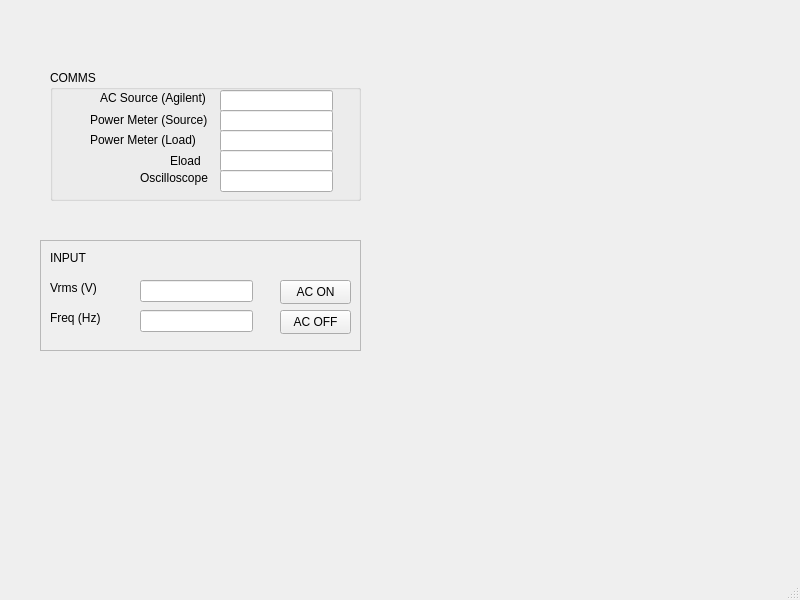
<?xml version="1.0" encoding="UTF-8"?>
<ui version="4.0">
 <class>MainWindow</class>
 <widget class="QMainWindow" name="MainWindow">
  <property name="geometry">
   <rect>
    <x>0</x>
    <y>0</y>
    <width>800</width>
    <height>600</height>
   </rect>
  </property>
  <property name="windowTitle">
   <string>MainWindow</string>
  </property>
  <widget class="QWidget" name="centralwidget">
   <widget class="QFrame" name="frame">
    <property name="geometry">
     <rect>
      <x>40</x>
      <y>240</y>
      <width>321</width>
      <height>111</height>
     </rect>
    </property>
    <property name="frameShape">
     <enum>QFrame::StyledPanel</enum>
    </property>
    <property name="frameShadow">
     <enum>QFrame::Raised</enum>
    </property>
    <widget class="QLabel" name="label">
     <property name="geometry">
      <rect>
       <x>10</x>
       <y>10</y>
       <width>55</width>
       <height>16</height>
      </rect>
     </property>
     <property name="text">
      <string>INPUT</string>
     </property>
    </widget>
    <widget class="QLineEdit" name="lineEdit">
     <property name="geometry">
      <rect>
       <x>100</x>
       <y>40</y>
       <width>113</width>
       <height>22</height>
      </rect>
     </property>
    </widget>
    <widget class="QLabel" name="label_2">
     <property name="geometry">
      <rect>
       <x>10</x>
       <y>40</y>
       <width>55</width>
       <height>16</height>
      </rect>
     </property>
     <property name="text">
      <string>Vrms (V)</string>
     </property>
    </widget>
    <widget class="QLabel" name="label_3">
     <property name="geometry">
      <rect>
       <x>10</x>
       <y>70</y>
       <width>55</width>
       <height>16</height>
      </rect>
     </property>
     <property name="text">
      <string>Freq (Hz)</string>
     </property>
    </widget>
    <widget class="QLineEdit" name="lineEdit_2">
     <property name="geometry">
      <rect>
       <x>100</x>
       <y>70</y>
       <width>113</width>
       <height>22</height>
      </rect>
     </property>
    </widget>
    <widget class="QPushButton" name="pushButton">
     <property name="geometry">
      <rect>
       <x>240</x>
       <y>40</y>
       <width>71</width>
       <height>24</height>
      </rect>
     </property>
     <property name="text">
      <string>AC ON</string>
     </property>
    </widget>
    <widget class="QPushButton" name="pushButton_2">
     <property name="geometry">
      <rect>
       <x>240</x>
       <y>70</y>
       <width>71</width>
       <height>24</height>
      </rect>
     </property>
     <property name="text">
      <string>AC OFF</string>
     </property>
    </widget>
   </widget>
   <widget class="QGroupBox" name="groupBox">
    <property name="geometry">
     <rect>
      <x>50</x>
      <y>70</y>
      <width>311</width>
      <height>131</height>
     </rect>
    </property>
    <property name="title">
     <string>COMMS</string>
    </property>
    <widget class="QLabel" name="label_9">
     <property name="geometry">
      <rect>
       <x>50</x>
       <y>20</y>
       <width>121</width>
       <height>16</height>
      </rect>
     </property>
     <property name="text">
      <string>AC Source (Agilent)</string>
     </property>
    </widget>
    <widget class="QLabel" name="label_10">
     <property name="geometry">
      <rect>
       <x>40</x>
       <y>40</y>
       <width>131</width>
       <height>20</height>
      </rect>
     </property>
     <property name="text">
      <string>Power Meter (Source)</string>
     </property>
    </widget>
    <widget class="QLabel" name="label_12">
     <property name="geometry">
      <rect>
       <x>120</x>
       <y>80</y>
       <width>41</width>
       <height>21</height>
      </rect>
     </property>
     <property name="text">
      <string>Eload</string>
     </property>
    </widget>
    <widget class="QLineEdit" name="lineEdit_4">
     <property name="geometry">
      <rect>
       <x>170</x>
       <y>20</y>
       <width>113</width>
       <height>22</height>
      </rect>
     </property>
    </widget>
    <widget class="QLabel" name="label_11">
     <property name="geometry">
      <rect>
       <x>40</x>
       <y>60</y>
       <width>121</width>
       <height>20</height>
      </rect>
     </property>
     <property name="text">
      <string>Power Meter (Load)</string>
     </property>
    </widget>
    <widget class="QLabel" name="label_13">
     <property name="geometry">
      <rect>
       <x>90</x>
       <y>100</y>
       <width>71</width>
       <height>16</height>
      </rect>
     </property>
     <property name="text">
      <string>Oscilloscope</string>
     </property>
    </widget>
    <widget class="QLineEdit" name="lineEdit_5">
     <property name="geometry">
      <rect>
       <x>170</x>
       <y>40</y>
       <width>113</width>
       <height>22</height>
      </rect>
     </property>
    </widget>
    <widget class="QLineEdit" name="lineEdit_6">
     <property name="geometry">
      <rect>
       <x>170</x>
       <y>60</y>
       <width>113</width>
       <height>22</height>
      </rect>
     </property>
    </widget>
    <widget class="QLineEdit" name="lineEdit_7">
     <property name="geometry">
      <rect>
       <x>170</x>
       <y>80</y>
       <width>113</width>
       <height>22</height>
      </rect>
     </property>
    </widget>
    <widget class="QLineEdit" name="lineEdit_8">
     <property name="geometry">
      <rect>
       <x>170</x>
       <y>100</y>
       <width>113</width>
       <height>22</height>
      </rect>
     </property>
    </widget>
   </widget>
  </widget>
  <widget class="QMenuBar" name="menubar">
   <property name="geometry">
    <rect>
     <x>0</x>
     <y>0</y>
     <width>800</width>
     <height>21</height>
    </rect>
   </property>
  </widget>
  <widget class="QStatusBar" name="statusbar"/>
 </widget>
 <resources/>
 <connections/>
</ui>
